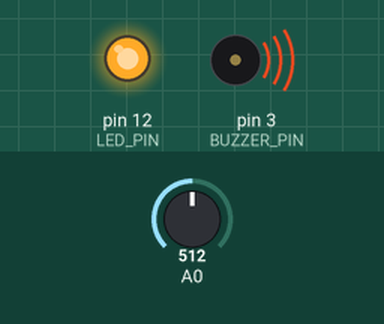
Simulated run of this sketch. Board: Arduino Uno, built with avr-gcc and run on an emulated ATmega328P. Shown: output pins drawn as LEDs (lit = HIGH), buzzer (waves = sounding). The test bench sets the inputs (shaded band); at power-on: A0 = 512.

Above: at 1.8 s.
1.9 s: A0 set to 213
3.4 s: A0 set to 182
At 4.9 s:
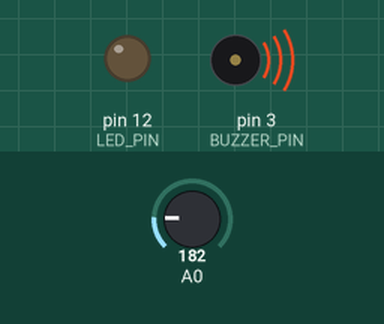
5.5 s: A0 set to 210
At 6.5 s:
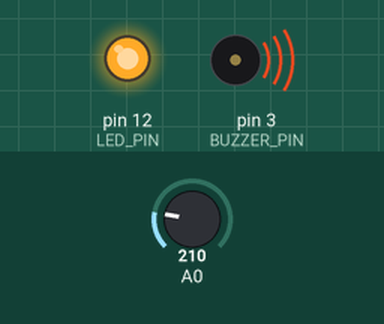
7.5 s: A0 set to 190
At 9.2 s:
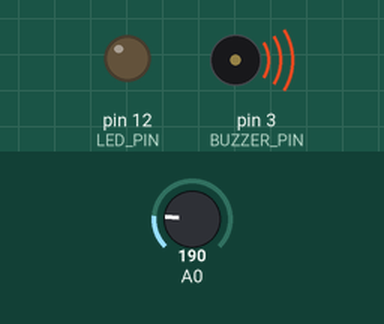
Timing chart, 0 to 10.5 s (numbered marks = the images above; inputs shaded):
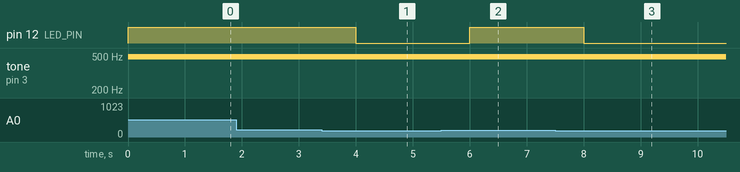

The sketch:

Arduino_proj.ino
```cpp
#define BUZZER_PIN 3
#define LED_PIN 12

void setup() {
  // put your setup code here, to run once:
  pinMode(BUZZER_PIN, OUTPUT);
  pinMode(LED_PIN, OUTPUT);
}

void loop() {
  // put your main code here, to run repeatedly:
  int sensorValue = analogRead(A0);
  if (sensorValue > 200)
  {
    analogWrite(BUZZER_PIN, 50);
    digitalWrite(LED_PIN, HIGH);
  } else {
    analogWrite(BUZZER_PIN, 0);
    digitalWrite(LED_PIN, LOW);
  }
  delay(1000);
}
```

Measured:
- the behaviour switches between 201 and 200 on A0 (found by bisection; images 0 and 1)
- after the input at 1.9 s, every drawn part: stays the same
- after the input at 3.4 s, pin 12 (LED_PIN): HIGH → LOW after 0.60 s
- after the input at 5.5 s, pin 12 (LED_PIN): LOW → HIGH after 0.50 s
- after the input at 7.5 s, pin 12 (LED_PIN): HIGH → LOW after 0.50 s
